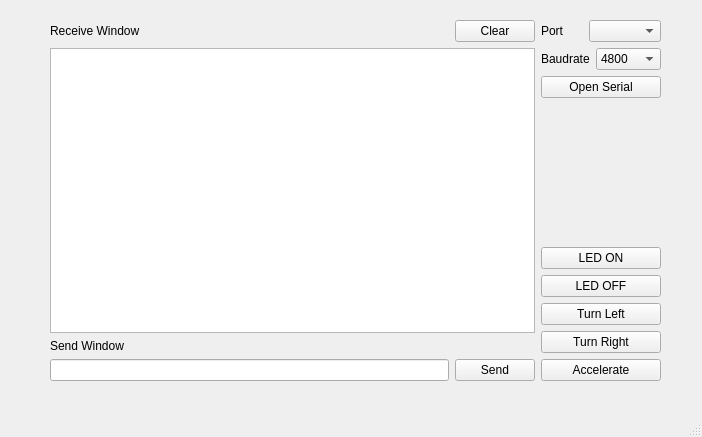
<?xml version="1.0" encoding="UTF-8"?>
<ui version="4.0">
 <class>MainWindow</class>
 <widget class="QMainWindow" name="MainWindow">
  <property name="geometry">
   <rect>
    <x>0</x>
    <y>0</y>
    <width>702</width>
    <height>437</height>
   </rect>
  </property>
  <property name="windowTitle">
   <string>Cock Controller</string>
  </property>
  <widget class="QWidget" name="centralwidget">
   <widget class="QWidget" name="horizontalLayoutWidget">
    <property name="geometry">
     <rect>
      <x>50</x>
      <y>20</y>
      <width>611</width>
      <height>361</height>
     </rect>
    </property>
    <layout class="QHBoxLayout" name="horizontalLayout">
     <item>
      <layout class="QVBoxLayout" name="verticalLayout">
       <item>
        <layout class="QHBoxLayout" name="horizontalLayout_6">
         <item>
          <widget class="QLabel" name="label_3">
           <property name="text">
            <string>Receive Window</string>
           </property>
          </widget>
         </item>
         <item>
          <spacer name="horizontalSpacer">
           <property name="orientation">
            <enum>Qt::Horizontal</enum>
           </property>
           <property name="sizeHint" stdset="0">
            <size>
             <width>40</width>
             <height>20</height>
            </size>
           </property>
          </spacer>
         </item>
         <item>
          <widget class="QPushButton" name="ClearButton">
           <property name="text">
            <string>Clear</string>
           </property>
          </widget>
         </item>
        </layout>
       </item>
       <item>
        <widget class="QTextEdit" name="ReceiveText"/>
       </item>
       <item>
        <widget class="QLabel" name="label_4">
         <property name="text">
          <string>Send Window</string>
         </property>
        </widget>
       </item>
       <item>
        <layout class="QHBoxLayout" name="horizontalLayout_5">
         <item>
          <widget class="QLineEdit" name="Sendline"/>
         </item>
         <item>
          <widget class="QPushButton" name="SendButton">
           <property name="text">
            <string>Send</string>
           </property>
          </widget>
         </item>
        </layout>
       </item>
      </layout>
     </item>
     <item>
      <layout class="QVBoxLayout" name="verticalLayout_2">
       <item>
        <layout class="QHBoxLayout" name="horizontalLayout_2">
         <item>
          <layout class="QHBoxLayout" name="horizontalLayout_3">
           <item>
            <widget class="QLabel" name="label">
             <property name="text">
              <string>Port</string>
             </property>
            </widget>
           </item>
           <item>
            <widget class="QComboBox" name="PortBox"/>
           </item>
          </layout>
         </item>
        </layout>
       </item>
       <item>
        <layout class="QHBoxLayout" name="horizontalLayout_4">
         <item>
          <widget class="QLabel" name="label_2">
           <property name="text">
            <string>Baudrate</string>
           </property>
          </widget>
         </item>
         <item>
          <widget class="QComboBox" name="BaudrateBox">
           <item>
            <property name="text">
             <string>4800</string>
            </property>
           </item>
           <item>
            <property name="text">
             <string>9600</string>
            </property>
           </item>
           <item>
            <property name="text">
             <string>11500</string>
            </property>
           </item>
          </widget>
         </item>
        </layout>
       </item>
       <item>
        <widget class="QPushButton" name="OpenButton">
         <property name="text">
          <string>Open Serial</string>
         </property>
        </widget>
       </item>
       <item>
        <spacer name="verticalSpacer">
         <property name="orientation">
          <enum>Qt::Vertical</enum>
         </property>
         <property name="sizeHint" stdset="0">
          <size>
           <width>20</width>
           <height>40</height>
          </size>
         </property>
        </spacer>
       </item>
       <item>
        <widget class="QPushButton" name="LEDonButton">
         <property name="text">
          <string>LED ON</string>
         </property>
        </widget>
       </item>
       <item>
        <widget class="QPushButton" name="LEDoffButton">
         <property name="text">
          <string>LED OFF</string>
         </property>
        </widget>
       </item>
       <item>
        <widget class="QPushButton" name="TLeftButton_3">
         <property name="text">
          <string>Turn Left</string>
         </property>
        </widget>
       </item>
       <item>
        <widget class="QPushButton" name="TrightButton">
         <property name="text">
          <string>Turn Right</string>
         </property>
        </widget>
       </item>
       <item>
        <widget class="QPushButton" name="AccButton">
         <property name="text">
          <string>Accelerate</string>
         </property>
        </widget>
       </item>
      </layout>
     </item>
    </layout>
   </widget>
  </widget>
  <widget class="QMenuBar" name="menubar">
   <property name="geometry">
    <rect>
     <x>0</x>
     <y>0</y>
     <width>702</width>
     <height>21</height>
    </rect>
   </property>
  </widget>
  <widget class="QStatusBar" name="statusbar"/>
 </widget>
 <resources/>
 <connections/>
</ui>
